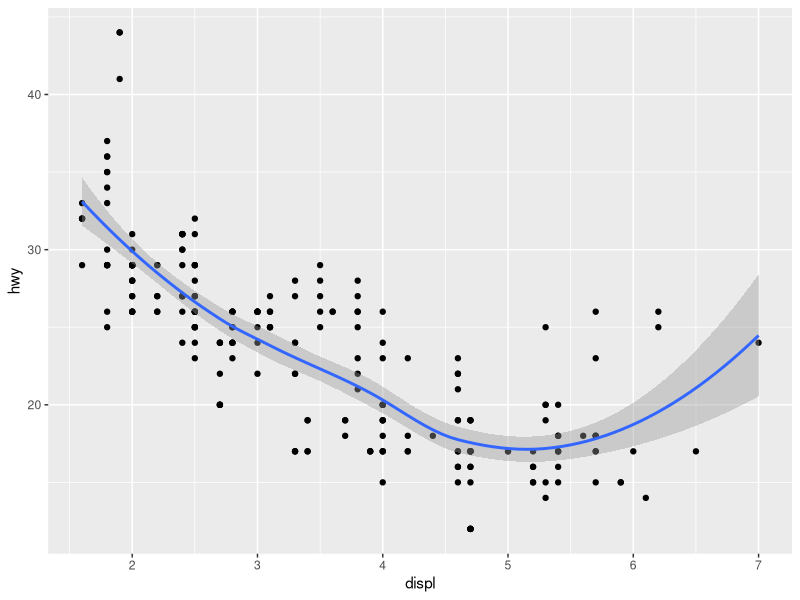
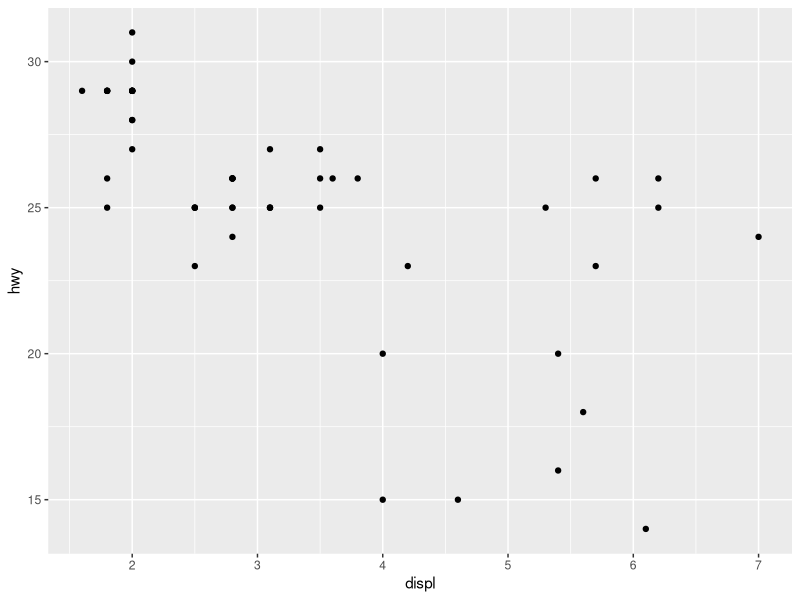
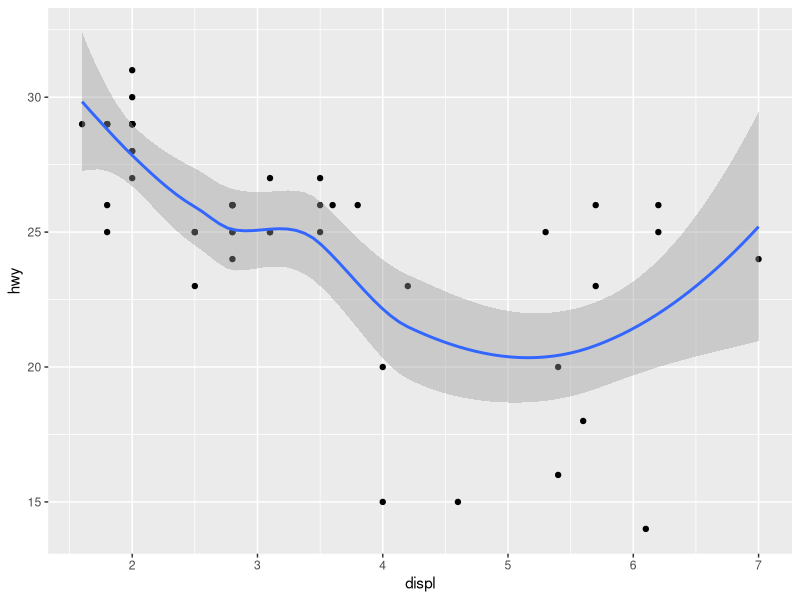

The R source for these figures, in order: (Note: this script raises an error after producing the figures.)
setwd("C:/Users/user/OneDrive/바탕 화면/leaRning")

library(ggplot2)
base <- ggplot(mpg, aes(displ, hwy)) +
  geom_point()
base+geom_smooth()

# To override the data, you must use %+%
base %+% subset(mpg, fl == "p")

# Alternatively, you can add multiple components with a list.
# This can be useful to return from a function.
base + list(subset(mpg, fl == "p"), geom_smooth())

+aes(x = mpg, y = wt)
aes(mpg, wt)
# You can also map aesthetics to functions of variables
aes(x = mpg ^ 2, y = wt / cyl)
# Or to constants
aes(x = 1, colour = "smooth")
# Aesthetic names are automatically standardized
aes(col = x)
aes(fg = x)
aes(color = x)

aes(colour = x)
# aes() is passed to either ggplot() or specific layer. Aesthetics supplied
# to ggplot() are used as defaults for every layer.
ggplot(mpg, aes(displ, hwy)) + geom_point()
ggplot(mpg) + geom_point(aes(displ, hwy))
# Tidy evaluation---------------------------------------------------
# aes() automatically quotes all its arguments, so you need to use tidy
# evaluation to create wrappers around ggplot2 pipelines. The
# simplest case occurs when your wrapper takes dots:
scatter_by <- function(data, ...) {
  ggplot(data) + geom_point(aes(...))
}
scatter_by(mtcars, disp, drat)
# If your wrapper has a more specific interface with named arguments,
# you need the "embrace operator":
scatter_by <- function(data, x, y) {
  ggplot(data) + geom_point(aes({{ x }}, {{ y }}))
}
scatter_by(mtcars, disp, drat)
# Note that users of your wrapper can use their own functions in the
# quoted expressions and all will resolve as it should!
cut3 <- function(x) cut_number(x, 3)
scatter_by(mtcars, cut3(disp), drat)

# Bar chart example
p <- ggplot(mtcars, aes(factor(cyl)))
# Default plotting
p + geom_bar()
# To change the interior coloring use fill aesthetic
p + geom_bar(fill = "red")
# Compare with the color aesthetic which changes just the bar outline
p + geom_bar(colour = "red")
# Combining both, you can see the changes more clearly
p + geom_bar(fill = "white", colour = "red")
# Both color and fill can take an #RRGGBB specification.
p + geom_bar(fill = "#00abff")
# Use NA for a completely transparent color.
p + geom_bar(fill = NA, colour = "#00abff")
# Coloring scales differ depending on whether a discrete or
# continuous variable is being mapped. For example, when mapping
# fill to a factor variable, a discrete color scale is used.
ggplot(mtcars, aes(factor(cyl), fill = factor(vs))) + geom_bar()
# When mapping fill to continuous variable a continuous color
# scale is used.
ggplot(faithfuld, aes(waiting, eruptions)) +
  geom_raster(aes(fill = density))

# Some geoms only use the color aesthetic but not the fill
# aesthetic (e.g. geom_point() or geom_line()).
p <- ggplot(economics, aes(x = date, y = unemploy))
p + geom_line()
p + geom_line(colour = "green")
p + geom_point()
p + geom_point(colour = "red")
# For large datasets with overplotting the alpha
# aesthetic will make the points more transparent.
set.seed(1)
df <- data.frame(x = rnorm(5000), y = rnorm(5000))
p <- ggplot(df, aes(x,y))
p + geom_point()
p + geom_point(alpha = 0.5)
p + geom_point(alpha = 1/10)
# Alpha can also be used to add shading.
p <- ggplot(economics, aes(x = date, y = unemploy)) + geom_line()
p
yrng <- range(economics$unemploy)
p <- p +
  geom_rect(
    aes(NULL, NULL, xmin = start, xmax = end, fill = party),
    ymin = yrng[1], ymax = yrng[2], data = presidential
  )
p
p + scale_fill_manual(values = alpha(c("blue", "red"), .3))

# These functions can be used inside the `aes()` function
# used as the `mapping` argument in layers, for example:
# geom_density(mapping = aes(y = after_stat(scaled)))
after_stat(x)
after_scale(x)
stage(start = NULL, after_stat = NULL, after_scale = NULL)

# 'x' and 'y' are mapped directly
ggplot(mtcars) + geom_point(aes(x = mpg, y = disp))

# The 'y' values for the histogram are computed by the stat
ggplot(faithful, aes(x = waiting)) +
  geom_histogram()
# Choosing a different computed variable to display, matching up the
# histogram with the density plot
ggplot(faithful, aes(x = waiting)) +
  geom_histogram(aes(y = after_stat(density))) +
  geom_density()

# The exact colour is known after scale transformation
ggplot(mpg, aes(cty, colour = factor(cyl))) +
  geom_density()
# We re-use colour properties for the fill without a separate fill scale
ggplot(mpg, aes(cty, colour = factor(cyl))) +
  geom_density(aes(fill = after_scale(alpha(colour, 0.3))))

# Use stage to modify the scaled fill
ggplot(mpg, aes(class, hwy)) +
  geom_boxplot(aes(fill = stage(class, after_scale = alpha(fill, 0.4))))
# Using data for computing summary, but placing label elsewhere.
# Also, we're making our own computed variable to use for the label.
ggplot(mpg, aes(class, displ)) +
  geom_violin() +
  stat_summary(
    aes(
      y = stage(displ, after_stat = 8),
      label = after_stat(paste(mean, "±", sd))
    ),
    geom = "text",
    fun.data = ~ round(data.frame(mean = mean(.x), sd = sd(.x)), 2)
  )

# Default histogram display
ggplot(mpg, aes(displ)) +
  geom_histogram(aes(y = after_stat(count)))
# Scale tallest bin to 1
ggplot(mpg, aes(displ)) +
  geom_histogram(aes(y = after_stat(count / max(count))))
# Use a transparent version of colour for fill
ggplot(mpg, aes(class, hwy)) +
  geom_boxplot(aes(colour = class, fill = after_scale(alpha(colour, 0.4))))
# Use stage to modify the scaled fill
ggplot(mpg, aes(class, hwy)) +
  geom_boxplot(aes(fill = stage(class, after_scale = alpha(fill, 0.4))))
# Making a proportional stacked density plot
ggplot(mpg, aes(cty)) +
  geom_density(
    aes(
      colour = factor(cyl),
      fill = after_scale(alpha(colour, 0.3)),
      y = after_stat(count / sum(n[!duplicated(group)]))
    ),
    position = "stack", bw = 1
  ) +
  geom_density(bw = 1)
# Imitating a ridgeline plot
ggplot(mpg, aes(cty, colour = factor(cyl))) +
  geom_ribbon(
    stat = "density", outline.type = "upper",
    aes(
      fill = after_scale(alpha(colour, 0.3)),
      ymin = after_stat(group),
      ymax = after_stat(group + ndensity)
    )
  )
# Labelling a bar plot
ggplot(mpg, aes(class)) +
  geom_bar() +
  geom_text(
    aes(
      y = after_stat(count + 2),
      label = after_stat(count)
    ),
    stat = "count"
  )
# Labelling the upper hinge of a boxplot,
# inspired by June Choe
ggplot(mpg, aes(displ, class)) +
  geom_boxplot(outlier.shape = NA) +
  geom_text(
    aes(
      label = after_stat(xmax),
      x = stage(displ, after_stat = xmax)
    ),
    stat = "boxplot", hjust =-0.5
  )


p <- ggplot(mtcars, aes(wt, mpg))
# A basic scatter plot
p + geom_point(size = 4)
# Using the colour aesthetic
p + geom_point(aes(colour = factor(cyl)), size = 4)
# Using the shape aesthetic
p + geom_point(aes(shape = factor(cyl)), size = 4)
# Using fill
p <- ggplot(mtcars, aes(factor(cyl)))
p + geom_bar()
p + geom_bar(aes(fill = factor(cyl)))
p + geom_bar(aes(fill = factor(vs)))
# Using linetypes
ggplot(economics_long, aes(date, value01)) +
  geom_line(aes(linetype = variable))

library(nlme)
# Multiple groups with one aesthetic
p <- ggplot(nlme::Oxboys, aes(age, height))
# The default is not sufficient here. A single line tries to connect all
# the observations.
p + geom_line()
# To fix this, use the group aesthetic to map a different line for each
# subject.
p + geom_line(aes(group = Subject))

# Different groups on different layers
p <- p + geom_line(aes(group = Subject))
# Using the group aesthetic with both geom_line() and geom_smooth()
# groups the data the same way for both layers
p + geom_smooth(aes(group = Subject), method = "lm", se = FALSE)
# Changing the group aesthetic for the smoother layer
# fits a single line of best fit across all boys
p + geom_smooth(aes(group = 1), size = 2, method = "lm", se = FALSE)

# Overriding the default grouping
# Sometimes the plot has a discrete scale but you want to draw lines
# that connect across groups. This is the strategy used in interaction
# plots, profile plots, and parallel coordinate plots, among others.
# For example, we draw boxplots of height at each measurement occasion.
p <- ggplot(nlme::Oxboys, aes(Occasion, height)) + geom_boxplot()
p
# There is no need to specify the group aesthetic here; the default grouping
# works because occasion is a discrete variable. To overlay individual
# trajectories, we again need to override the default grouping for that layer
# with aes(group = Subject)
p +  geom_line(aes(group = Subject), colour = "blue")


df <- data.frame(x = 1:10 , y = 1:10)
p <- ggplot(df, aes(x, y))
p + geom_line(linetype = 2)
p + geom_line(linetype = "dotdash")
# An example with hex strings; the string "33" specifies three units on followed
# by three off and "3313" specifies three units on followed by three off followed
# by one on and finally three off.
p + geom_line(linetype = "3313")
# Mapping line type from a grouping variable
ggplot(economics_long, aes(date, value01)) +
  geom_line(aes(linetype = variable))
# Linewidth examples
ggplot(economics, aes(date, unemploy)) +
  geom_line(linewidth = 2, lineend = "round")
ggplot(economics, aes(date, unemploy)) +
  geom_line(aes(linewidth = uempmed), lineend = "round")
# Size examples
p <- ggplot(mtcars, aes(wt, mpg))
p + geom_point(size = 4)
p + geom_point(aes(size = qsec))
p + geom_point(size = 2.5) +
  geom_hline(yintercept = 25, size = 3.5)
# Shape examples
p + geom_point()
p + geom_point(shape = 5)
p + geom_point(shape = "k", size = 3)
p + geom_point(shape = ".")
p + geom_point(shape = NA)
p + geom_point(aes(shape = factor(cyl)))
# A look at all 25 symbols
df2 <- data.frame(x = 1:5 , y = 1:25, z = 1:25)
p <- ggplot(df2, aes(x, y))
p + geom_point(aes(shape = z), size = 4) +
  scale_shape_identity()
# While all symbols have a foreground colour, symbols 19-25 also take a
# background colour (fill)
p + geom_point(aes(shape = z), size = 4, colour = "red") +
  scale_shape_identity()
p + geom_point(aes(shape = z), size = 4, colour = "red", fill = "black") +
  scale_shape_identity()

# Generate data: means and standard errors of means for prices
# for each type of cut
dmod <- lm(price ~ cut, data = diamonds)
cut <- unique(diamonds$cut)
cuts_df <- data.frame(
  cut,
  predict(dmod, data.frame(cut), se = TRUE)[c("fit", "se.fit")]
)
ggplot(cuts_df) +
  aes(
    x = cut,
    y = fit,
    ymin = fit- se.fit,
    ymax = fit + se.fit,
    colour = cut
  ) +
  geom_pointrange()

# Using annotate
p <- ggplot(mtcars, aes(x = wt, y = mpg)) + geom_point()
p
p + annotate(
  "rect", xmin = 2, xmax = 3.5, ymin = 2, ymax = 25,
  fill = "dark grey", alpha = .5
)

# Geom_segment examples
p + geom_segment(
  aes(x = 2, y = 15, xend = 2, yend = 25),
  arrow = arrow(length = unit(0.5, "cm"))
)
p + geom_segment(
  aes(x = 2, y = 15, xend = 3, yend = 15),
  arrow = arrow(length = unit(0.5, "cm"))
)
p + geom_segment(
  aes(x = 5, y = 30, xend = 3.5, yend = 25),
  arrow = arrow(length = unit(0.5, "cm"))
)

# You can also use geom_segment() to recreate plot(type = "h")
# from base R:
set.seed(1)
counts <- as.data.frame(table(x = rpois(100, 5)))
counts$x <- as.numeric(as.character(counts$x))
with(counts, plot(x, Freq, type = "h", lwd = 10))
ggplot(counts, aes(x = x, y = Freq)) +
  geom_segment(aes(yend = 0, xend = x), size = 10)

# Annotate
p <- ggplot(mtcars, aes(x = wt, y = mpg)) + geom_point()
p + annotate("text", x = 4, y = 25, label = "Some text")
p + annotate("text", x = 2:5, y = 25, label = "Some text")
p + annotate("rect", xmin = 3, xmax = 4.2, ymin = 12, ymax = 21,
             alpha = .2)
p + annotate("segment", x = 2.5, xend = 4, y = 15, yend = 25,
             colour = "blue")
p + annotate("pointrange", x = 3.5, y = 20, ymin = 12, ymax = 28,
             colour = "red", size = 2.5, linewidth = 1.5)
p + annotate("text", x = 2:3, y = 20:21, label = c("my label", "label 2"))
p + annotate("text", x = 4, y = 25, label = "italic(R) ^ 2 == 0.75",
             parse = TRUE)
p + annotate("text", x = 4, y = 25,
             label = "paste(italic(R) ^ 2, \" = .75\")", parse = TRUE)

# Dummy plot
df <- data.frame(x = 1:10, y = 1:10)
base <- ggplot(df, aes(x, y)) +
  geom_blank() +
  theme_bw()
# Full panel annotation
base + annotation_custom(
  grob = grid::roundrectGrob(),
  xmin =-Inf, xmax = Inf, ymin =-Inf, ymax = Inf
)
# Inset plot
df2 <- data.frame(x = 1 , y = 1)
g <- ggplotGrob(ggplot(df2, aes(x, y)) +
                  geom_point() +
                  theme(plot.background = element_rect(colour = "black")))
base +
  annotation_custom(grob = g, xmin = 1, xmax = 10, ymin = 8, ymax = 10)

# Make a log-log plot (without log ticks)
a <- ggplot(msleep, aes(bodywt, brainwt)) +
  geom_point(na.rm = TRUE) +
  scale_x_log10(
    breaks = scales::trans_breaks("log10", function(x) 10^x),
    labels = scales::trans_format("log10", scales::math_format(10^.x))
  ) +
  scale_y_log10(
    breaks = scales::trans_breaks("log10", function(x) 10^x),
    labels = scales::trans_format("log10", scales::math_format(10^.x))
  ) +
  theme_bw()

a + annotation_logticks()
a + annotation_logticks(sides = "lr")
# Default: log ticks on bottom and left
# Log ticks for y, on left and right
a + annotation_logticks(sides = "trbl") # All four sides
a + annotation_logticks(sides = "lr", outside = TRUE) +
  coord_cartesian(clip = "off") # Ticks outside plot

# Hide the minor grid lines because they don't align with the ticks
a + annotation_logticks(sides = "trbl") + 
  theme(panel.grid.minor = element_blank())
# Another way to get the same results as 'a' above: log-transform the data before
# plotting it. Also hide the minor grid lines.
b <- ggplot(msleep, aes(log10(bodywt), log10(brainwt))) +
  geom_point(na.rm = TRUE) +
  scale_x_continuous(name = "body", labels = scales::label_math(10^.x)) +
  scale_y_continuous(name = "brain", labels = scales::label_math(10^.x)) +
  theme_bw() + theme(panel.grid.minor = element_blank())
b + annotation_logticks()
# Using a coordinate transform requires scaled = FALSE
t <- ggplot(msleep, aes(bodywt, brainwt)) +
  geom_point() +
  coord_trans(x = "log10", y = "log10") +
  theme_bw()
t + annotation_logticks(scaled = FALSE)
# Change the length of the ticks
a + annotation_logticks(
  short = unit(.5,"mm"),
  mid = unit(3,"mm"),
  long = unit(4,"mm")
)

